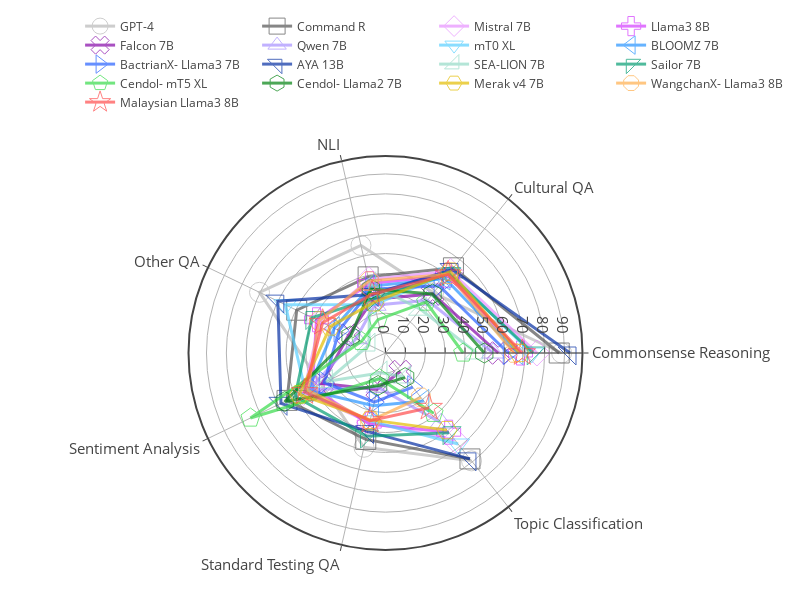

Notebook cell for this chart:
### Markdown cell above
#### Per task

### Code cell
import plotly.express as px

fig = go.Figure()

for i, model in enumerate(model_to_index.keys()):
    if model not in df['model'].unique():
        continue
        
    pdf = df[(df['prompt_lang'] == 'eng') & (df['model'] == model)].groupby(['prompt_lang', 'task'])[['accuracy','macro_f1_score','weighted_f1_score']].mean().reset_index()
    fig.add_trace(go.Scatterpolar(
          r=pdf['weighted_f1_score'],
          theta=pdf["task"].unique(),
          fill='none',
          line=dict(color=model_to_individual_color[model], width=3),
          marker=dict(size=20, symbol=i+100),
          name=model_to_display_name[model],
          opacity=0.7,
    ))

# fig.update_layout(
#     template='plotly_white',
# )

fig.update_layout(
    template='none',
    width=800,
    height=600,
    margin=dict(l=50, r=50, t=50, b=50),
    font_size = 15,
    showlegend = True,
    polar = dict(
      angularaxis = dict(
        linewidth = 2,
        showline=True,
        linecolor='light gray'
      ),
      radialaxis = dict(
        side = "counterclockwise",
        showline = True,
        linewidth = 1,
        gridcolor = "light gray",
        gridwidth = 1,
      ),
    ),
    legend=dict(
        orientation="h",
        yanchor="bottom",
        y=1.1,
        xanchor="right",
        x=1.1,
        font_size=12,
    )
)

fig.write_image('../figures/nlu/weighted_f1_score_per_task.pdf')
fig.show()

### Figure 1 — Plotly figure (JSON) as saved in the notebook; plotly's stock layout.template omitted (floating-point values rounded to 4 significant figures)
{"data": [{"fill": "none", "line": {"color": "#b8b8b8", "width": 3}, "marker": {"size": 20, "symbol": 100}, "name": "GPT-4", "opacity": 0.7, "r": [88.55, 38.7, 55.45, 70.3, 35.98, 48.61, 69.37], "theta": ["Commonsense Reasoning", "Cultural QA", "NLI", "Other QA", "Sentiment Analysis", "Standard Testing QA", "Topic Classification"], "type": "scatterpolar"}, {"fill": "none", "line": {"color": "#545454", "width": 3}, "marker": {"size": 20, "symbol": 101}, "name": "Command R", "opacity": 0.7, "r": [87.33, 54.79, 39.26, 49.56, 54.95, 44.56, 68.11], "theta": ["Commonsense Reasoning", "Cultural QA", "NLI", "Other QA", "Sentiment Analysis", "Standard Testing QA", "Topic Classification"], "type": "scatterpolar"}, {"fill": "none", "line": {"color": "#e791ff", "width": 3}, "marker": {"size": 20, "symbol": 102}, "name": "Mistral 7B", "opacity": 0.7, "r": [76.13, 52.49, 37.88, 36.52, 45.67, 35.77, 55.97], "theta": ["Commonsense Reasoning", "Cultural QA", "NLI", "Other QA", "Sentiment Analysis", "Standard Testing QA", "Topic Classification"], "type": "scatterpolar"}, {"fill": "none", "line": {"color": "#d43bff", "width": 3}, "marker": {"size": 20, "symbol": 103}, "name": "Llama3 8B", "opacity": 0.7, "r": [67.85, 50.02, 35.8, 38.49, 40.86, 36.65, 50.92], "theta": ["Commonsense Reasoning", "Cultural QA", "NLI", "Other QA", "Sentiment Analysis", "Standard Testing QA", "Topic Classification"], "type": "scatterpolar"}, {"fill": "none", "line": {"color": "#8507a8", "width": 3}, "marker": {"size": 20, "symbol": 104}, "name": "Falcon 7B", "opacity": 0.7, "r": [56.67, 37.99, 27.75, 20.65, 35.45, 18.78, 11.92], "theta": ["Commonsense Reasoning", "Cultural QA", "NLI", "Other QA", "Sentiment Analysis", "Standard Testing QA", "Topic Classification"], "type": "scatterpolar"}, {"fill": "none", "line": {"color": "#a791ff", "width": 3}, "marker": {"size": 20, "symbol": 105}, "name": "Qwen 7B", "opacity": 0.7, "r": [54.1, 33.93, 24.62, 16.51, 42.66, 17.72, 45.03], "theta": ["Commonsense Reasoning", "Cultural QA", "NLI", "Other QA", "Sentiment Analysis", "Standard Testing QA", "Topic Classification"], "type": "scatterpolar"}, {"fill": "none", "line": {"color": "#59d0ff", "width": 3}, "marker": {"size": 20, "symbol": 106}, "name": "mT0 XL", "opacity": 0.7, "r": [73.5, 51.37, 25.06, 55.9, 44.61, 34.98, 58.52], "theta": ["Commonsense Reasoning", "Cultural QA", "NLI", "Other QA", "Sentiment Analysis", "Standard Testing QA", "Topic Classification"], "type": "scatterpolar"}, {"fill": "none", "line": {"color": "#2693ff", "width": 3}, "marker": {"size": 20, "symbol": 107}, "name": "BLOOMZ 7B", "opacity": 0.7, "r": [66.5, 47.92, 34.38, 28.6, 43.23, 27.19, 30.84], "theta": ["Commonsense Reasoning", "Cultural QA", "NLI", "Other QA", "Sentiment Analysis", "Standard Testing QA", "Topic Classification"], "type": "scatterpolar"}, {"fill": "none", "line": {"color": "#2660ff", "width": 3}, "marker": {"size": 20, "symbol": 108}, "name": "BactrianX-\nLlama3 7B", "opacity": 0.7, "r": [61.72, 43.23, 32.84, 25.9, 34.18, 25.35, 21.98], "theta": ["Commonsense Reasoning", "Cultural QA", "NLI", "Other QA", "Sentiment Analysis", "Standard Testing QA", "Topic Classification"], "type": "scatterpolar"}, {"fill": "none", "line": {"color": "#052fa3", "width": 3}, "marker": {"size": 20, "symbol": 109}, "name": "AYA 13B", "opacity": 0.7, "r": [92.75, 53.65, 30.21, 60.09, 58.33, 40.53, 68.08], "theta": ["Commonsense Reasoning", "Cultural QA", "NLI", "Other QA", "Sentiment Analysis", "Standard Testing QA", "Topic Classification"], "type": "scatterpolar"}, {"fill": "none", "line": {"color": "#95dbc7", "width": 3}, "marker": {"size": 20, "symbol": 110}, "name": "SEA-LION\n7B", "opacity": 0.7, "r": [45.84, 28.17, 35.7, 9.23, 33.01, 10.21, 15.43], "theta": ["Commonsense Reasoning", "Cultural QA", "NLI", "Other QA", "Sentiment Analysis", "Standard Testing QA", "Topic Classification"], "type": "scatterpolar"}, {"fill": "none", "line": {"color": "#059e73", "width": 3}, "marker": {"size": 20, "symbol": 112}, "name": "Sailor 7B", "opacity": 0.7, "r": [74.28, 50.97, 27.98, 41.08, 50.48, 42.88, 51.26], "theta": ["Commonsense Reasoning", "Cultural QA", "NLI", "Other QA", "Sentiment Analysis", "Standard Testing QA", "Topic Classification"], "type": "scatterpolar"}, {"fill": "none", "line": {"color": "#37db4a", "width": 3}, "marker": {"size": 20, "symbol": 113}, "name": "Cendol-\nmT5 XL", "opacity": 0.7, "r": [39.04, 32.74, 17.19, 13.41, 75.34, 13.25, 38.78], "theta": ["Commonsense Reasoning", "Cultural QA", "NLI", "Other QA", "Sentiment Analysis", "Standard Testing QA", "Topic Classification"], "type": "scatterpolar"}, {"fill": "none", "line": {"color": "#018210", "width": 3}, "marker": {"size": 20, "symbol": 114}, "name": "Cendol-\nLlama2 7B", "opacity": 0.7, "r": [49.65, 37.91, 32.99, 19.5, 56.21, 16.74, 15.82], "theta": ["Commonsense Reasoning", "Cultural QA", "NLI", "Other QA", "Sentiment Analysis", "Standard Testing QA", "Topic Classification"], "type": "scatterpolar"}, {"fill": "none", "line": {"color": "#e3bd00", "width": 3}, "marker": {"size": 20, "symbol": 115}, "name": "Merak v4 7B", "opacity": 0.7, "r": [67.25, 52.35, 26.13, 30.77, 48.01, 34.49, 49.6], "theta": ["Commonsense Reasoning", "Cultural QA", "NLI", "Other QA", "Sentiment Analysis", "Standard Testing QA", "Topic Classification"], "type": "scatterpolar"}, {"fill": "none", "line": {"color": "#ffaf4d", "width": 3}, "marker": {"size": 20, "symbol": 116}, "name": "WangchanX-\nLlama3 8B", "opacity": 0.7, "r": [64.61, 50.63, 37.09, 37.19, 43.3, 35.03, 28.54], "theta": ["Commonsense Reasoning", "Cultural QA", "NLI", "Other QA", "Sentiment Analysis", "Standard Testing QA", "Topic Classification"], "type": "scatterpolar"}, {"fill": "none", "line": {"color": "#ff4d4d", "width": 3}, "marker": {"size": 20, "symbol": 117}, "name": "Malaysian\nLlama3 8B", "opacity": 0.7, "r": [68.79, 50.56, 30.3, 35.07, 45.18, 34.93, 35.18], "theta": ["Commonsense Reasoning", "Cultural QA", "NLI", "Other QA", "Sentiment Analysis", "Standard Testing QA", "Topic Classification"], "type": "scatterpolar"}], "layout": {"font": {"size": 15}, "height": 600, "legend": {"font": {"size": 12}, "orientation": "h", "x": 1.1, "xanchor": "right", "y": 1.1, "yanchor": "bottom"}, "margin": {"b": 50, "l": 50, "r": 50, "t": 50}, "polar": {"angularaxis": {"linecolor": "light gray", "linewidth": 2, "showline": true, "type": "category"}, "radialaxis": {"autorange": true, "gridcolor": "light gray", "gridwidth": 1, "linewidth": 1, "range": [0, 99.04], "showline": true, "side": "counterclockwise", "type": "linear"}}, "showlegend": true, "width": 800}}
